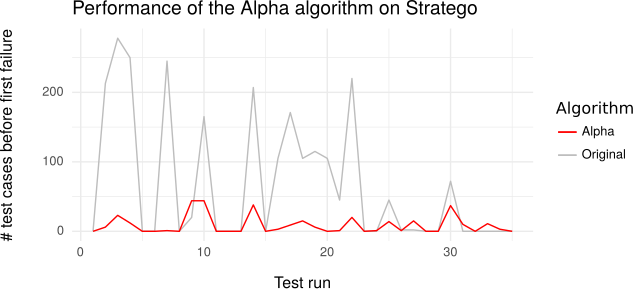

Write R code to recreate this figure.
library(ggplot2)

data <- read.csv2("/home/pieter/Documenten/thesis/evaluation/sel2/performance.csv", header = TRUE, sep = ",")

data <- subset(data, Alpha > -1)
data$idx = seq(1:length(data$commit))

ggplot(data, aes(idx)) +
  geom_line(aes(y = Original, color = "Original")) +
  geom_line(aes(y = Alpha, color = "Alpha")) +
  ggtitle("Performance of the Alpha algorithm on Stratego") +
  labs(x = "Test run", y = "# test cases before first failure") +
  scale_color_manual(name = "Algorithm", values = c("Original" = "gray", "Alpha" = "red")) +
  theme_bw(base_size = 12, base_family = "") %+replace% 
  theme(axis.ticks = element_blank(), legend.background = element_blank(), 
        legend.position = "right", legend.title = element_text("Algorithm"),
        legend.key = element_blank(), panel.background = element_blank(), 
        panel.border = element_blank(), strip.background = element_blank(), 
        axis.title.x = element_text(margin = margin(t = 0.5, b = 0, unit = "cm")),
        axis.title.y = element_text(margin = margin(r = 0.8, unit = "cm"), angle = 90),
        plot.background = element_blank(), complete = TRUE)
